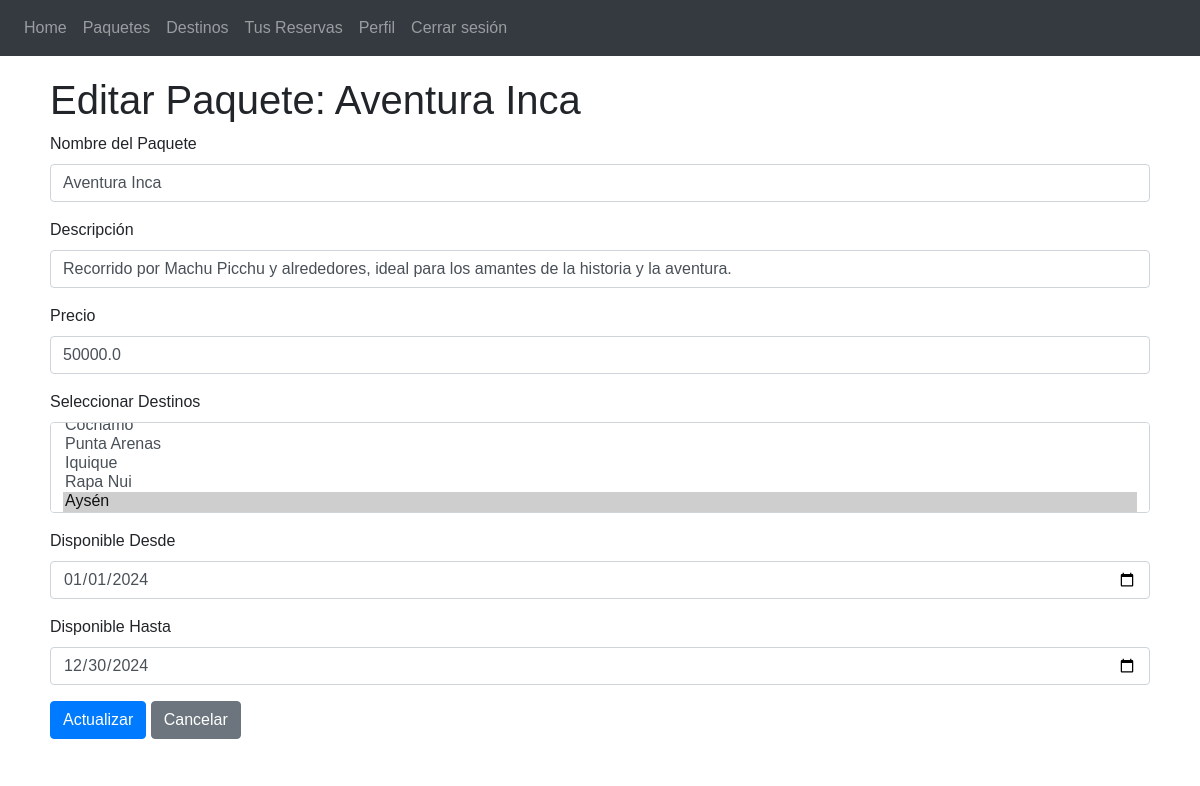
Before: /admin/packages/edit/1 (signed in) with the older database file.
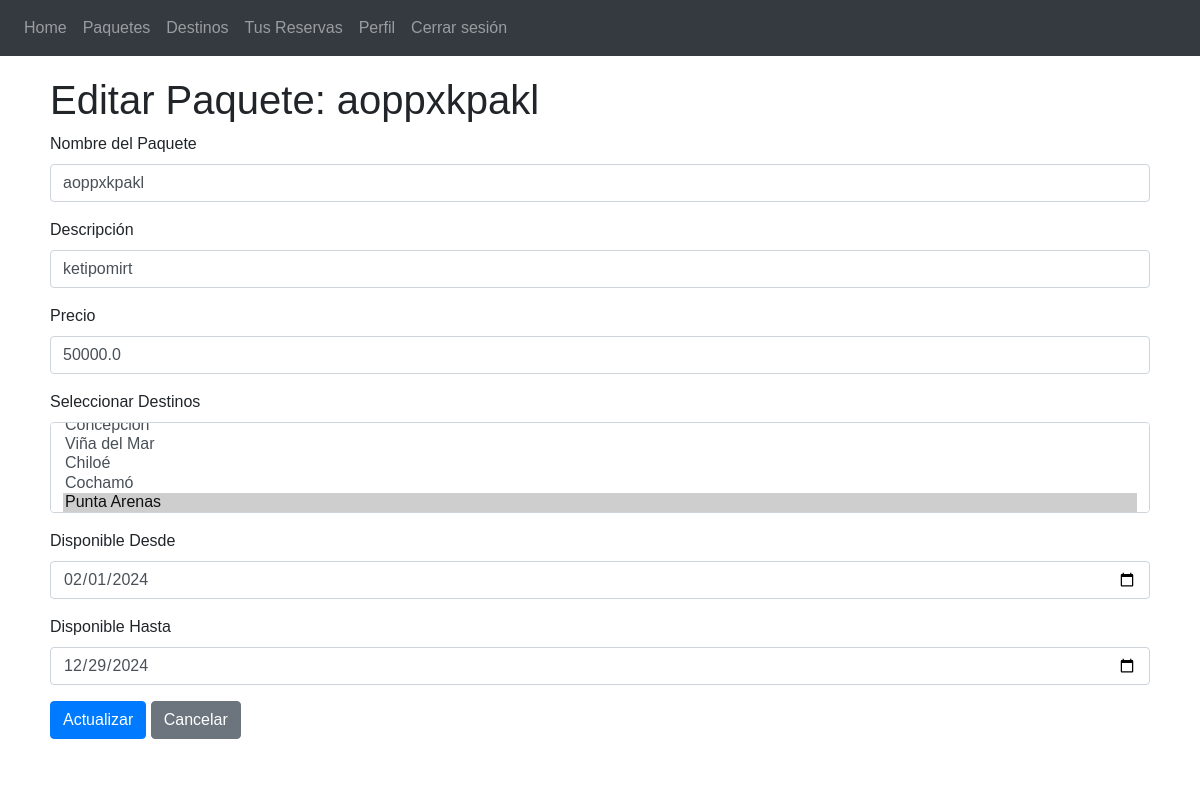
After: the same page with the newer database file.
### app/travel/models.py (models this page shows, shortened)
class Package(db.Model):
    __tablename__ = 'packages'
    id = db.Column(db.Integer, primary_key=True)
    name = db.Column(db.String(100), nullable=False)
    description = db.Column(db.Text, nullable=False)
    price = db.Column(db.Float, nullable=False)
    available_from = db.Column(db.Date, nullable=False)
    available_to = db.Column(db.Date, nullable=False)
    reservations = db.relationship('Reservation', backref='package_related', lazy=True)
    destinations = db.relationship('Destination', secondary=package_destinations, backref=db.backref('packages', lazy='dynamic'))

### app/admin/routes.py (the view, shortened to what this page needs)
@admin.route('/packages/edit/<int:id>', methods=['GET', 'POST'])
@login_required
def edit_package(id):
    package = Package.query.get_or_404(id)
    form = PackageForm(obj=package)
    form.destinations.choices = [(d.id, d.name) for d in Destination.query.all()]
    form.destinations.data = [d.id for d in package.destinations]
    return render_template('admin/edit_package.html', form=form, package=package)

### app/travel/forms.py
class PackageForm(FlaskForm):
    name = StringField('Nombre', validators=[DataRequired()])
    description = StringField('Descripción', validators=[DataRequired()])
    price = FloatField('Precio', validators=[DataRequired()])
    destinations = SelectMultipleField('Destinos', coerce=int)  # IDs de destinos
    available_from = DateField('Disponible Desde', format='%Y-%m-%d')
    available_to = DateField('Disponible Hasta', format='%Y-%m-%d')
    submit = SubmitField('Guardar')

### app/auth/models.py (called while the page is built)
    def is_admin(self):
        return self.role == 'admin'

### app/templates/admin/edit_package.html (shortened to what this page needs)
{% extends "base.html" %}
{% block content %}
<h1>Editar Paquete: {{ package.name }}</h1>
<form method="POST" action="{{ url_for('admin.edit_package', id=package.id) }}">
    <div class="form-group">
        <label for="name">Nombre del Paquete</label>
        {{ form.name(class="form-control", id="name", value=package.name) }}
    </div>
    <div class="form-group">
        <label for="description">Descripción</label>
        {{ form.description(class="form-control", id="description", value=package.description) }}
    </div>
    <div class="form-group">
        <label for="price">Precio</label>
        {{ form.price(class="form-control", id="price", value=package.price) }}
    </div>
    <div class="form-group">
        <label for="destinations">Seleccionar Destinos</label>
        {{ form.destinations(class="form-control", id="destinations", multiple=True) }}
    </div>
    <div class="form-group">
        <label for="available_from">Disponible Desde</label>
        {{ form.available_from(class="form-control", id="available_from", value=package.available_from.strftime('%Y-%m-%d')) }}
    </div>
    <div class="form-group">
        <label for="available_to">Disponible Hasta</label>
        {{ form.available_to(class="form-control", id="available_to", value=package.available_to.strftime('%Y-%m-%d')) }}
    </div>
    <button type="submit" class="btn btn-primary">Actualizar</button>
    <a href="{{ url_for('admin.manage_packages') }}" class="btn btn-secondary">Cancelar</a>
</form>
{% endblock %}

Changed rows visible on the page:
changed Package: name "Aventura Inca" → "aoppxkpakl"; description "Recorrido por Machu Picchu y alrededores, ideal para los amantes de la historia y la aventura." → "ketipomirt"; available_from "01/01/2024" → "02/01/2024"; available_to "12/30/2024" → "12/29/2024"
Other visible differences:
form field destinations: "Punta Arenas / Iquique / Rapa Nui / Aysén ☑" → "Viña del Mar / Chiloé / Cochamó / Punta Arenas ☑"
